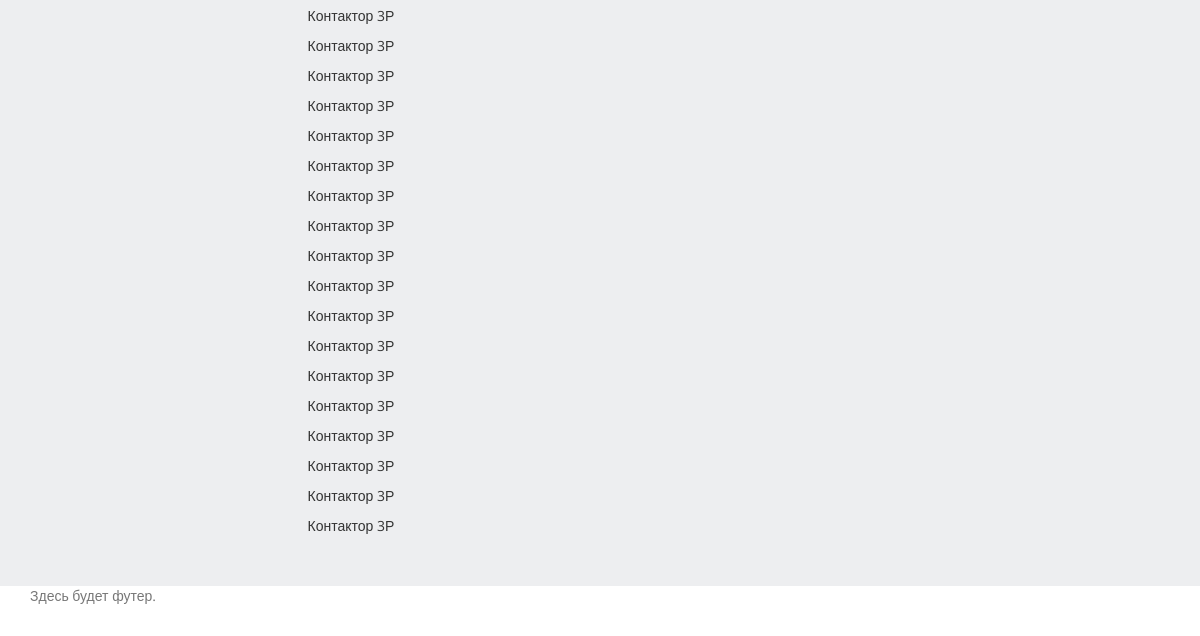
The page /item/ (lower part) on the database as committed earlier.
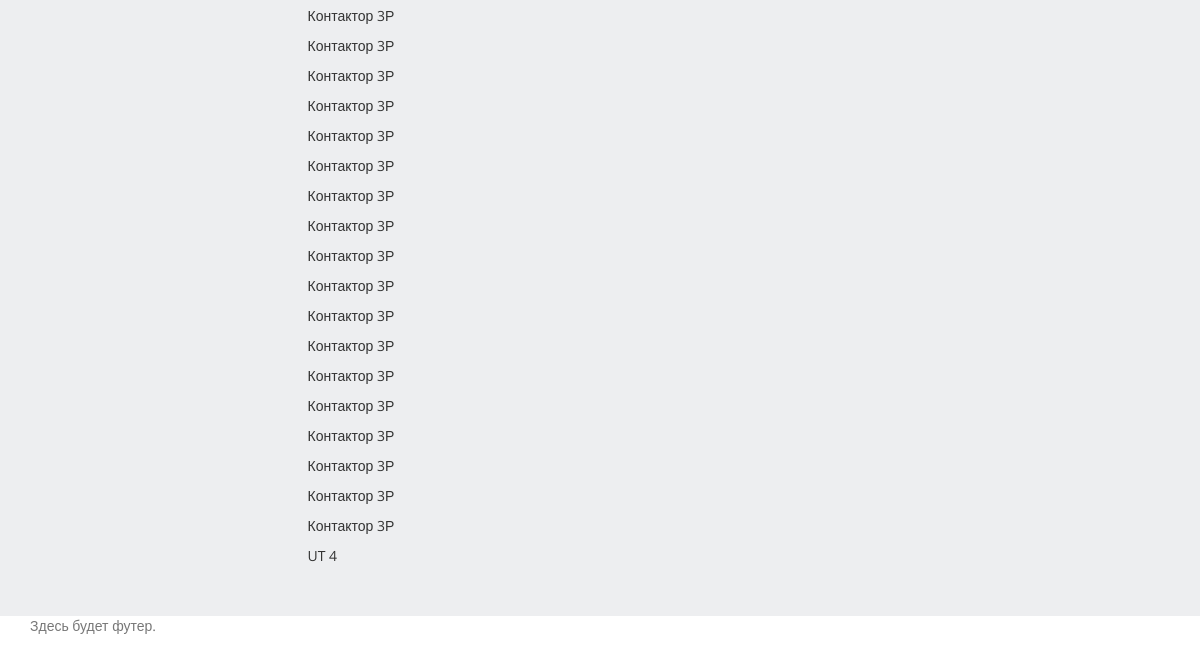
The same page on the database as committed later.
### items/models.py (models this page shows, shortened)
class Item(models.Model):
    category = models.ForeignKey(ItemCategory, blank=True, null=True, default=None, verbose_name="Категория", on_delete=models.DO_NOTHING)
    manufacturer = models.ForeignKey(ItemManufacturer, blank=True, null=True, default=None,
                                     verbose_name="Производитель", on_delete=models.DO_NOTHING)
    series = models.CharField(max_length=64, blank=True, null=True, default=None, verbose_name="Серия")
    name = models.CharField(max_length=64, blank=True, null=True, default=None, verbose_name="Название")
    vendor_code = models.CharField(max_length=64, blank=True, null=True, default=None, verbose_name="Артикул")
    description = models.TextField(blank=True, null=True, default=None, verbose_name="Описание")
    voltage = models.DecimalField(max_digits=7, decimal_places=0, default=0, verbose_name="Напряжение [В]")
    power = models.DecimalField(max_digits=7, decimal_places=2, default=0, verbose_name="Мощность [кВт]")
    force_input = models.DecimalField(max_digits=2, decimal_places=0, default=0, verbose_name="Силовые входы [шт]")
    discret_input = models.DecimalField(max_digits=4, decimal_places=0, default=0, verbose_name="Дискретные входы [шт]")
    discret_output = models.DecimalField(max_digits=4, decimal_places=0, default=0,
                                         verbose_name="Дискретные выходы [шт]")
    analog_input = models.DecimalField(max_digits=4, decimal_places=0, default=0, verbose_name="Аналоговые входы [шт]")
    analog_output = models.DecimalField(max_digits=4, decimal_places=0, default=0,
                                        verbose_name="Аналоговые выходы [шт]")
    temperature_input = models.DecimalField(max_digits=4, decimal_places=0, default=0,
                                            verbose_name="Температурные входы [шт]")
    height = models.DecimalField(max_digits=10, decimal_places=2, default=0, verbose_name="Высота")
    width = models.DecimalField(max_digits=10, decimal_places=2, default=0, verbose_name="Ширина")
    depth = models.DecimalField(max_digits=10, decimal_places=2, default=0, verbose_name="Глубина")
    atributes = models.ManyToManyField('parameters.Atribute', blank=True, default=None, verbose_name="Атрибуты изделия")
    is_active = models.BooleanField(default=True, verbose_name="Активно?")
    price = models.DecimalField(max_digits=10, decimal_places=2, default=0, verbose_name="Цена")
    currency = models.CharField(max_length=64, blank=True, null=True, default=None, verbose_name="Валюта")
    created = models.DateTimeField(auto_now_add=True, auto_now=False, verbose_name="Создано")
    updated = models.DateTimeField(auto_now_add=False, auto_now=True, verbose_name="Обновленно")
    class Meta:
        verbose_name = "Изделие"
        verbose_name_plural = "Изделия"

### items/views.py (the view)
# urls.py: url(r'^item/$', views.item, name='item'),
def item (request):
    items = Item.objects.filter(is_active=True)
    categories = ItemCategory.objects.filter(is_active=True)
    powers_items = Item.objects.filter(is_active=True).values('power').order_by().distinct()
    return render(request, 'items/item.html', locals())

### templates/items/item.html (shortened to what this page needs)
{% extends 'base.html' %}
{% load static %}
{% block content %}
    <div class="container">
        <div class="row">
            <div class="col-lg-6 col-lg-offset-3" style="padding:40px 0 40px 0;">
                <div class="items-list" action="{% url 'filter_category_items' %}">{% csrf_token %}
                    <div>
                        {% for item in items %}
                            <p>{{ item.name }}</p>
                        {% endfor %}
                    </div>
                </div>
            </div>
        </div>
    </div>
{% endblock content %}

### templates/base.html (shortened to what this page needs)
{% load static %}
<!DOCTYPE html>
<html lang="en">
<head>
    <link rel="stylesheet" href="{% static 'bootstrap/css/bootstrap.min.css' %}">
    <link rel="stylesheet" href="{% static 'css/style.css' %}">
</head>
<body>
    <div class="wrapper">
        <div class="wrapper-content">
            {% block content %}{% endblock content %}
        </div>
    </div>
    {% include 'footer.html' %}
</body>
</html>

### templates/footer.html
<footer class="footer">
      <div class="container">
        <p class="text-muted">Здесь будет футер.</p>
      </div>
</footer>

### static/static_dev/css/style.css (style rules this page uses)
html,body { height: 100%; max-height: 100%; background-color: #edeef0; font-family: 'Open Sans', sans-serif; }
.wrapper { min-height: 100%; }
.wrapper-content { overflow: auto; padding-bootom: 180px; }
.footer { position: relative; margin-bootom: 0; height: 50px; clear: both; background-color: white; }

Rows that differ between the two databases and show on the page:
added Item: name "UT 4"
